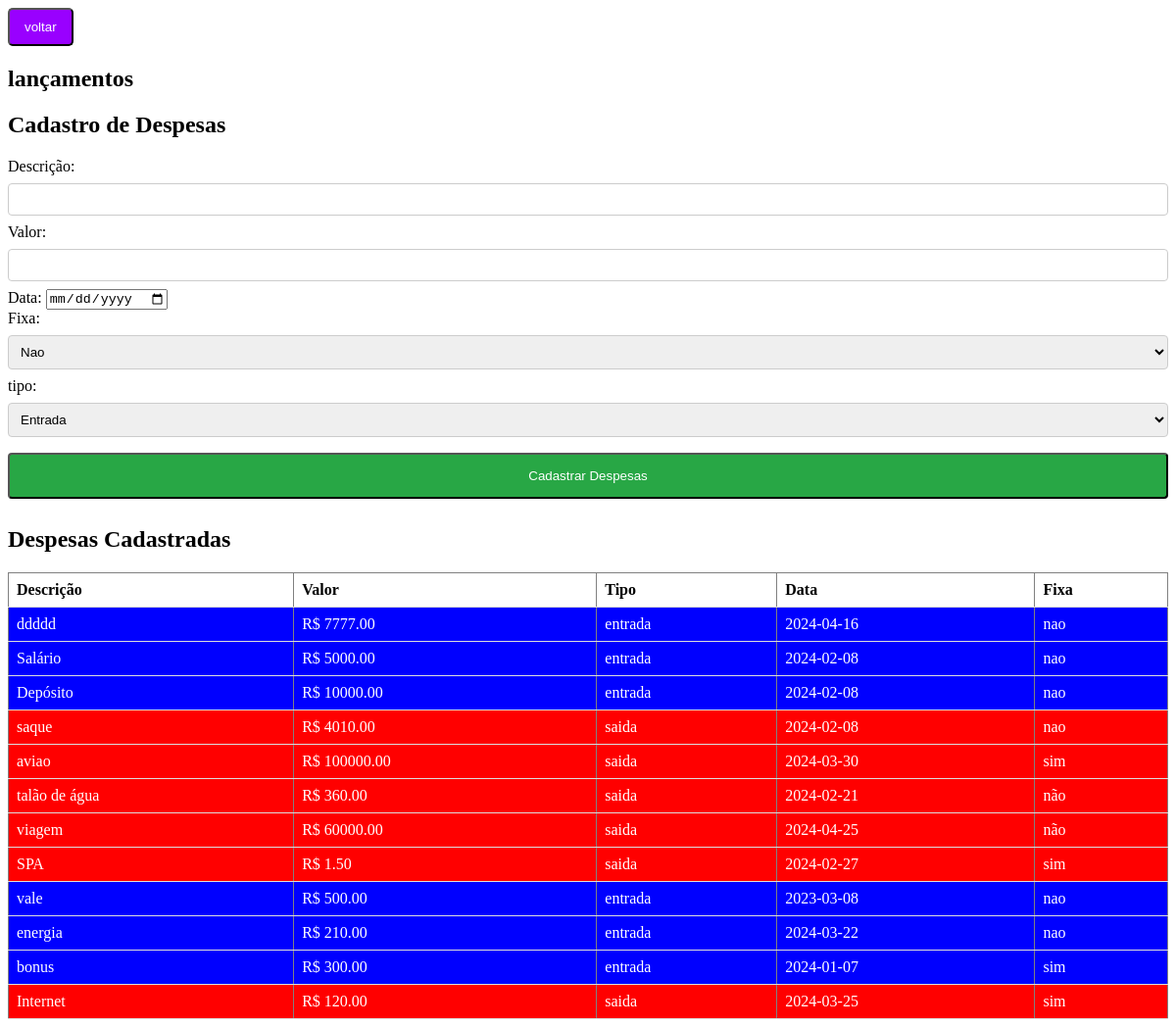
Screenshot of /lancamentos.php with the database file from the repository.
### lancamentos.php (the view, shortened to what this page needs)
<?php
include 'conexao.php';
?>
<!DOCTYPE html>
<html lang="pt-br">
    <head>
<link rel="stylesheet" href= "css/estilo.css">
</head>
<body>
    <a href="index.php"><button>voltar</button></a>
    <h2>lançamentos</h2>
    <h2>Cadastro de Despesas</h2>
    <form action="lancamentos.php" method="post">
       Descrição: <input type="text" name="descrição" required><br>
       Valor: <input type="number" step="0.01" name="valor" required><br>
       Data: <input type="date" name="data" required><br>
       Fixa: <select name="fixa">
            <option value="nao">Nao</option>
     </select><br>
     tipo:<select name="tipo">
        <option value="entrada">Entrada</option>
</select><br>
    <input type="submit" name="submit" value="Cadastrar Despesas">
</form>
</body>
</html>
<h2>Despesas Cadastradas</h2>
<table border="1">
    <tr>
        <th>Descrição</th>
        <th>Valor</th>
        <th>Tipo</th>
        <th>Data</th>
        <th>Fixa</th>
</tr>
<?php
$sql = "SELECT descrição, valor, tipo, data, fixa FROM lançamentos ";
  foreach($conn->query($sql) as $row) {
    echo "<tr class='{$row['tipo']}'>
    <td>{$row['descrição']}</td>
    <td>R$ {$row['valor']}</td>
    <td>{$row['tipo']}</td>
    <td>{$row['data']}</td>
    <td>{$row['fixa']}</td>
   </tr>";
}
?>
</table>

### css/estilo.css (style rules this page uses)
a { color: #007bff; text-decoration: nome; }
table { width: 100%; border-collapse; }
th, td { padding: 8px; text-align: left; border-bottom: 1px solid #ddd; }
th { backgroud-color: #f2f2f2; }
button { background-color: #9900ff; color: white; padding: 10px 15px; border: nome; border-radius: 5px; cursor: pointer; }
input[type=text], input[type=number], input[tupe=date], select { width: 100%; padding: 8px; margin: 8px 0; display: inline-block; border: 1px solid #ccc; border-radius: 4px; box-sizing: border-box; }
input[type=submit] { width: 100%; background-color: #28a745; color: white; padding: 14px 20px; margin: 8px 0; border: nome; border-radius: 4px; cursor: pointer; }
table { width: 100%; border-collapse: collapse; position: relative; }
.saida { background-color: red; color: white; }
.entrada { background-color: blue; color: white }

### rows the page displays
lançamentos: descrição "ddddd", valor "7777.00", tipo "entrada", data "2024-04-16", fixa "nao"
lançamentos: descrição "Salário", valor "5000.00", tipo "entrada", data "2024-02-08", fixa "nao"
lançamentos: descrição "Depósito", valor "10000.00", tipo "entrada", data "2024-02-08", fixa "nao"
lançamentos: descrição "saque", valor "4010.00", tipo "saida", data "2024-02-08", fixa "nao"
lançamentos: descrição "aviao", valor "100000.00", tipo "saida", data "2024-03-30", fixa "sim"
lançamentos: descrição "talão de água", valor "360.00", tipo "saida", data "2024-02-21", fixa "não"
lançamentos: descrição "viagem", valor "60000.00", tipo "saida", data "2024-04-25", fixa "não"
lançamentos: descrição "SPA", valor "1.50", tipo "saida", data "2024-02-27", fixa "sim"
lançamentos: descrição "vale", valor "500.00", tipo "entrada", data "2023-03-08", fixa "nao"
lançamentos: descrição "energia", valor "210.00", tipo "entrada", data "2024-03-22", fixa "nao"
lançamentos: descrição "bonus", valor "300.00", tipo "entrada", data "2024-01-07", fixa "sim"
lançamentos: descrição "Internet", valor "120.00", tipo "saida", data "2024-03-25", fixa "sim"
